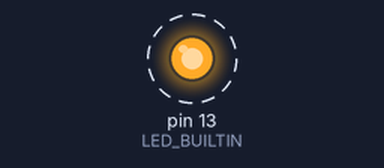
Recording of a sketch running on a simulated Arduino Uno, built with avr-gcc and run on an emulated ATmega328P. Shown: output pins drawn as LEDs (lit = HIGH). Dashed ring = blinking.

Above: at 0.4 s.
Timing chart, 0 to 3.7 s (numbered marks = the images above):
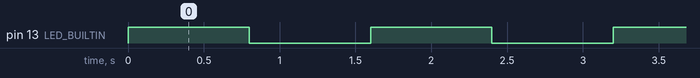

The sketch:

Software_reset_tester.ino
```cpp
#include <avr/wdt.h>
int n = 0;
void setup() {
  Serial.begin(9600);
pinMode(13, OUTPUT);
}


void (*resetFunc) (void) = 0;


void loop() {

for (n; n <= 6; n++){
  digitalWrite(LED_BUILTIN, HIGH);
 delay(800);
 digitalWrite(LED_BUILTIN, LOW);
 delay(800);
  }
//resetFunc();

}
```

Measured:
- by itself, pin 13 (LED_BUILTIN): alternates HIGH for 0.80 s and LOW for 0.80 s, 14 changes in all, then stays LOW
